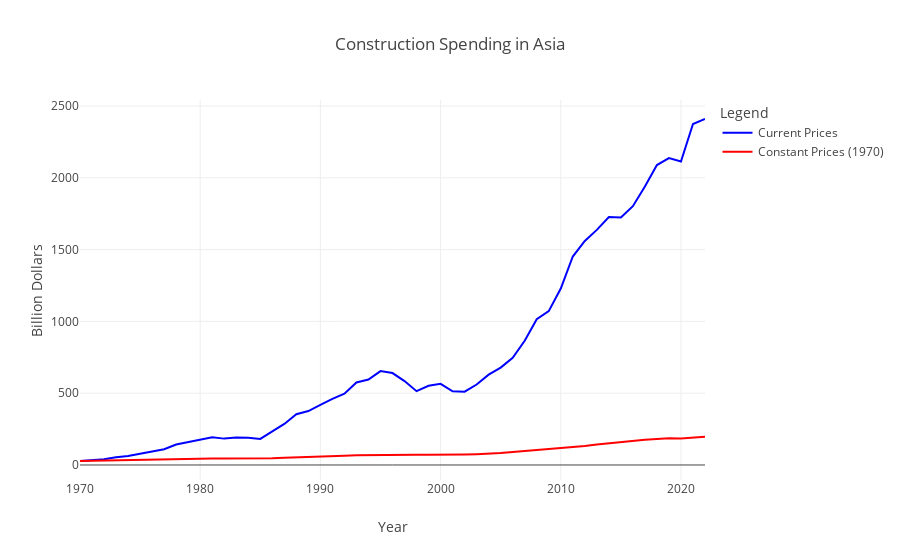

Notebook code for this chart:
### Code cell
# Загрузка данных из CSV файла
data = pd.read_csv("asia_construction.csv")

# Создание графика
fig = go.Figure()

# Добавление кривой для construction billion dollars (current prices)
fig.add_trace(go.Scatter(
    x=data['Year'],
    y=data['construction billion dollars (current prices)'],
    mode='lines',
    name='Current Prices',
    line=dict(color='blue')
))

# Добавление кривой для construction billion dollars (constant prices 1970)
fig.add_trace(go.Scatter(
    x=data['Year'],
    y=data['construction billion dollars (constant prices 1970)'],
    mode='lines',
    name='Constant Prices (1970)',
    line=dict(color='red')
))

# Обновление макета графика
fig.update_layout(
    title='Construction Spending in Asia',
    xaxis_title='Year',
    yaxis_title='Billion Dollars',
    legend_title='Legend'
)

# Отображение графика
fig.show()

### Figure 1 — Plotly figure (JSON) as saved in the notebook; plotly's stock layout.template omitted (floating-point values rounded to 4 significant figures)
{"data": [{"line": {"color": "blue"}, "mode": "lines", "name": "Current Prices", "type": "scatter", "x": [1970, 1971, 1972, 1973, 1974, 1975, 1976, 1977, 1978, 1979, 1980, 1981, 1982, 1983, 1984, 1985, 1986, 1987, 1988, 1989, 1990, 1991, 1992, 1993, 1994, 1995, 1996, 1997, 1998, 1999, 2000, 2001, 2002, 2003, 2004, 2005, 2006, 2007, 2008, 2009, 2010, 2011, 2012, 2013, 2014, 2015, 2016, 2017, 2018, 2019, 2020, 2021, 2022], "y": ["27.7", "31.5", "39.8", "53.8", "62.9", "78.9", "92.4", "109.8", "142.9", "159.6", "175.6", "192.3", "183.6", "190.6", "188.8", "181.6", "234.1", "286.0", "353.4", "375.8", "417.9", "460.8", "496.1", "575.1", "595.5", "653.7", "640.2", "584.4", "514.0", "551.4", "565.3", "512.9", "510.4", "560.5", "629.0", "678.4", "746.7", "865.4", "1 014.8", "1 071.6", "1 229.0", "1 451.9", "1 560.0", "1 637.6", "1 727.5", "1 723.1", "1 802.6", "1 939.5", "2 088.6", "2 137.0", "2 113.2", "2 374.8", "2 409.7"]}, {"line": {"color": "red"}, "mode": "lines", "name": "Constant Prices (1970)", "type": "scatter", "x": [1970, 1971, 1972, 1973, 1974, 1975, 1976, 1977, 1978, 1979, 1980, 1981, 1982, 1983, 1984, 1985, 1986, 1987, 1988, 1989, 1990, 1991, 1992, 1993, 1994, 1995, 1996, 1997, 1998, 1999, 2000, 2001, 2002, 2003, 2004, 2005, 2006, 2007, 2008, 2009, 2010, 2011, 2012, 2013, 2014, 2015, 2016, 2017, 2018, 2019, 2020, 2021, 2022], "y": [27.7, 29.5, 31.7, 34.2, 33.7, 36.8, 38.1, 38.6, 41.7, 43.1, 44, 45.4, 45.2, 44.6, 43.8, 44.6, 46.7, 50, 53.6, 56.3, 62.6, 64.2, 65.1, 67.9, 68.6, 70.7, 74.5, 73.3, 70.8, 70.5, 70.3, 70.8, 72.8, 75.4, 78.8, 83.8, 91.2, 98.1, 101.9, 108.7, 116.4, 124.6, 131.9, 141.9, 151.2, 159, 168.8, 175.5, 181.2, 186.5, 184.4, 188.3, 196.6]}], "layout": {"legend": {"title": {"text": "Legend"}}, "title": {"text": "Construction Spending in Asia"}, "xaxis": {"title": {"text": "Year"}}, "yaxis": {"title": {"text": "Billion Dollars"}}}}
